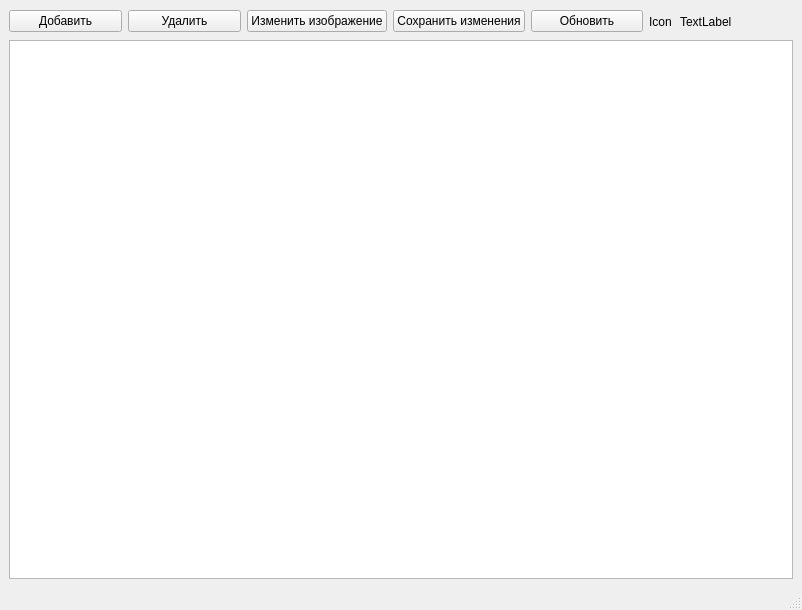
<?xml version="1.0" encoding="UTF-8"?>
<ui version="4.0">
 <class>ResidentsWindow</class>
 <widget class="QMainWindow" name="ResidentsWindow">
  <property name="geometry">
   <rect>
    <x>0</x>
    <y>0</y>
    <width>802</width>
    <height>610</height>
   </rect>
  </property>
  <property name="sizePolicy">
   <sizepolicy hsizetype="Expanding" vsizetype="Expanding">
    <horstretch>1</horstretch>
    <verstretch>1</verstretch>
   </sizepolicy>
  </property>
  <property name="windowTitle">
   <string>Oceanarium</string>
  </property>
  <widget class="QWidget" name="centralwidget">
   <property name="sizePolicy">
    <sizepolicy hsizetype="Expanding" vsizetype="Expanding">
     <horstretch>1</horstretch>
     <verstretch>1</verstretch>
    </sizepolicy>
   </property>
   <layout class="QVBoxLayout" name="centralwidgetLayout">
    <item>
     <layout class="QHBoxLayout" name="Buttons_Layout">
      <item>
       <widget class="QPushButton" name="Add_Button">
        <property name="text">
         <string>Добавить</string>
        </property>
       </widget>
      </item>
      <item>
       <widget class="QPushButton" name="Del_Button">
        <property name="text">
         <string>Удалить</string>
        </property>
       </widget>
      </item>
      <item>
       <widget class="QPushButton" name="Image_Button">
        <property name="text">
         <string>Изменить изображение</string>
        </property>
       </widget>
      </item>
      <item>
       <widget class="QPushButton" name="Save_Button">
        <property name="text">
         <string>Сохранить изменения</string>
        </property>
       </widget>
      </item>
      <item>
       <widget class="QPushButton" name="Refresh_Button">
        <property name="text">
         <string>Обновить</string>
        </property>
       </widget>
      </item>
      <item>
       <widget class="QLabel" name="User_Image">
        <property name="minimumSize">
         <size>
          <width>25</width>
          <height>25</height>
         </size>
        </property>
        <property name="maximumSize">
         <size>
          <width>25</width>
          <height>25</height>
         </size>
        </property>
        <property name="text">
         <string>Icon</string>
        </property>
       </widget>
      </item>
      <item>
       <widget class="QLabel" name="User_Label">
        <property name="text">
         <string>TextLabel</string>
        </property>
       </widget>
      </item>
     </layout>
    </item>
    <item>
     <layout class="QGridLayout" name="Residents_Layout">
      <item row="0" column="0">
       <widget class="QTableWidget" name="tableWidget"/>
      </item>
     </layout>
    </item>
   </layout>
  </widget>
  <widget class="QMenuBar" name="menubar">
   <property name="geometry">
    <rect>
     <x>0</x>
     <y>0</y>
     <width>802</width>
     <height>25</height>
    </rect>
   </property>
  </widget>
  <widget class="QStatusBar" name="statusbar"/>
 </widget>
 <resources/>
 <connections/>
</ui>
